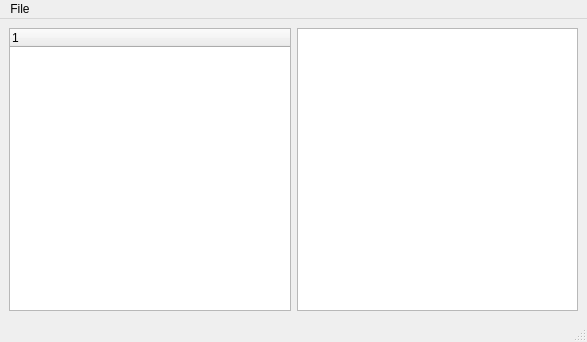
<?xml version="1.0" encoding="UTF-8"?>
<ui version="4.0">
 <class>MainWindow</class>
 <widget class="QMainWindow" name="MainWindow">
  <property name="geometry">
   <rect>
    <x>0</x>
    <y>0</y>
    <width>587</width>
    <height>342</height>
   </rect>
  </property>
  <property name="windowTitle">
   <string>MainWindow</string>
  </property>
  <widget class="QWidget" name="centralwidget">
   <layout class="QGridLayout" name="gridLayout">
    <item row="0" column="0">
     <layout class="QHBoxLayout" name="horizontalLayout">
      <item>
       <widget class="QTreeWidget" name="treeWidget">
        <column>
         <property name="text">
          <string notr="true">1</string>
         </property>
        </column>
       </widget>
      </item>
      <item>
       <widget class="GraphView" name="graphicsView"/>
      </item>
      <item>
       <layout class="QVBoxLayout" name="verticalLayout"/>
      </item>
     </layout>
    </item>
   </layout>
  </widget>
  <widget class="QMenuBar" name="menubar">
   <property name="geometry">
    <rect>
     <x>0</x>
     <y>0</y>
     <width>587</width>
     <height>22</height>
    </rect>
   </property>
   <widget class="QMenu" name="menuFile">
    <property name="title">
     <string>File</string>
    </property>
    <addaction name="actionQuit"/>
   </widget>
   <addaction name="menuFile"/>
  </widget>
  <widget class="QStatusBar" name="statusbar"/>
  <action name="actionQuit">
   <property name="text">
    <string>Quit</string>
   </property>
  </action>
 </widget>
 <customwidgets>
  <customwidget>
   <class>GraphView</class>
   <extends>QGraphicsView</extends>
   <header>graphview.h</header>
  </customwidget>
 </customwidgets>
 <resources/>
 <connections/>
</ui>
